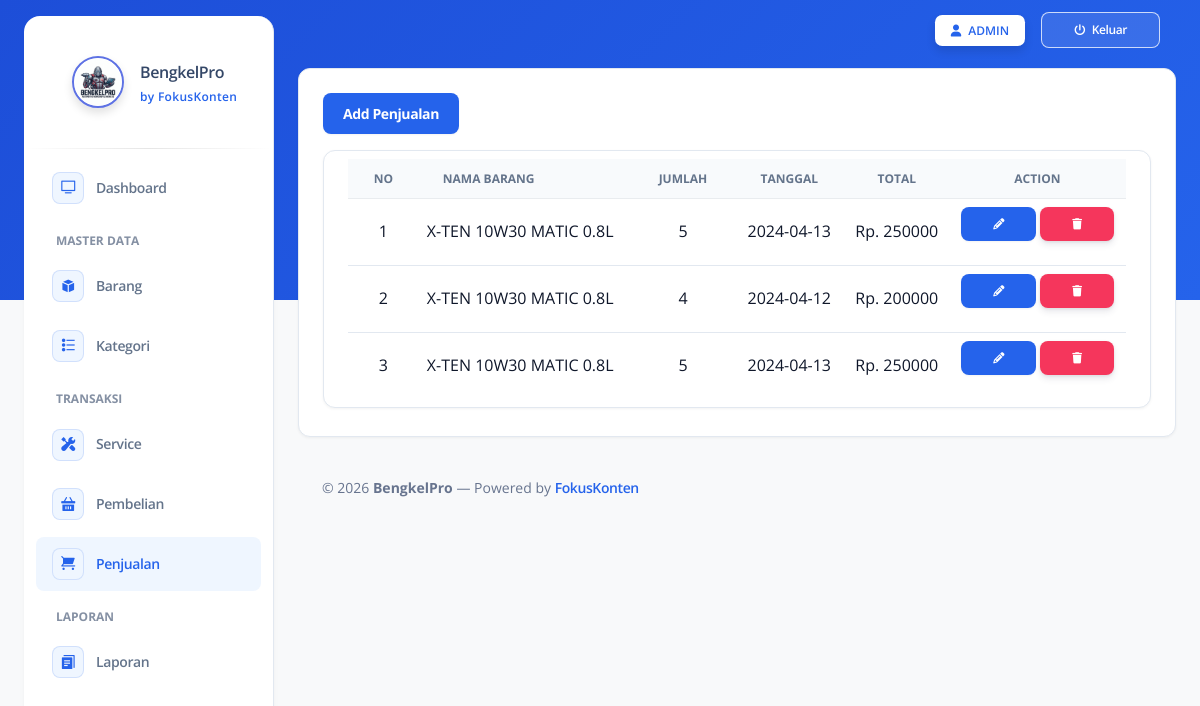
/SOURCE_CODE_APLIKASI/index.php?page=penjualan&act=list (signed in), run on the app's committed database.
### tables this page shows
CREATE TABLE `detail_penjualan` (
  `id_penjualan` int(11) NOT NULL,
  `id_barang` int(11) NOT NULL,
  `tgl` date DEFAULT NULL,
  `jumlah` int(11) NOT NULL,
  `total` int(11) NOT NULL
);

CREATE TABLE `barang` (
  `id_brg` int(11) NOT NULL,
  `nama_brg` varchar(100) NOT NULL,
  `id_kate` int(11) DEFAULT NULL,
  `harga` int(15) NOT NULL,
  `img` varchar(255) DEFAULT NULL,
  `stok` int(3) NOT NULL
);

### SOURCE_CODE_APLIKASI/controllers/KategoriController.php (called while the page is built, shortened)
<?php
   require './config/koneksi.php';
   function query($query)
   {
       global $conn;
       $result = mysqli_query($conn, $query);
       $rows   = array();
       while ($row = mysqli_fetch_assoc($result)) {
           $rows[] = $row;
       }
       return $rows;
   }

### SOURCE_CODE_APLIKASI/public/penjualan.php (the view, shortened to what this page needs)
<div class="container-fluid py-2">
    <div class="row">
        <div class="col-lg-12">
            <div class="card">
                <div class="card-body">
                    <div class="row">
                        <div class="col-lg-3" style="text-align:left; ">
                            <button type="button" class="btn btn-primary" data-bs-toggle="modal" data-bs-target="#addbarang">
                                Add Penjualan
                            </button>
                        </div>
                    </div>
                    <div class="row">
                        <div class="col-12">
                            <div class="card mb-1">
                                <div class="card-body px-4 pt-2 pb-2 ">
                                    <div class="table-container">
                                        <div class="table-responsive">
                                            <table id="basicExample" class="table m-0">
                                                <thead>
                                                    <tr>
                                                        <th class="text-center text-uppercase text-xs font-weight-bolder">No
                                                        </th>
                                                        <th class="text-left text-uppercase text-xs font-weight-bolder">
                                                            Nama Barang</th>
                                                        <th class="text-center text-uppercase text-xs font-weight-bolder">
                                                            Jumlah</th>
                                                        <th class="text-center text-uppercase text-xs font-weight-bolder">
                                                            Tanggal</th>
                                                        <th class="text-center text-uppercase text-xs font-weight-bolder">
                                                            Total</th>
                                                        <th class="text-center text-uppercase text-xs font-weight-bolder">
                                                            Action</th>
                                                    </tr>
                                                </thead>
                                                <tbody>
                                                    <?php
                                                    $no = 1;
                                                    $sql = query("SELECT detail_penjualan.*, barang.*
                                                    FROM detail_penjualan
                                                    INNER JOIN barang ON detail_penjualan.id_barang = barang.id_brg");
                                                    foreach ($sql as $data) :
                                                    ?>
                                                        <tr>
                                                            <td class="text-center"><?= $no++; ?></td>
                                                            <td class="text-left"><?= $data['nama_brg']; ?></td>
                                                            <td class="text-center"><?= $data['jumlah']; ?></td>
                                                            <td class="text-center"><?= $data['tgl']; ?></td>
                                                            <td class="text-center">Rp. <?= $data['total']; ?></td>
                                                            <td class="text-center">
                                                                <a class="btn btn-primary btn-sm" href="?page=penjualan&action=edit&kode=<?= base64_encode($data['id_penjualan']); ?>" data-bs-toggle="modal" data-bs-target="#editbarang-<?= base64_encode($data['id_penjualan']); ?>">
                                                                    <i class="fa fa-pencil" aria-hidden="true"></i>
                                                                </a>
                                                                <a href="?page=penjualan&action=delete&kode=<?= base64_encode($data['id_penjualan']); ?>" class="btn btn-danger btn-sm" onclick="return confirm('Are you sure ?')">
                                                                    <i class="fa fa-trash" aria-hidden="true"></i>
                                                                </a>
                                                            </td>
                                                        <?php
                                                    endforeach;
                                                        ?>
                                                        </tr>
                                                </tbody>
                                            </table>
                                        </div>
                                    </div>
                                </div>
                            </div>
                        </div>
                    </div>
                </div>
            </div>
        </div>
    </div>

### SOURCE_CODE_APLIKASI/assets/css/fokuskonten-theme.css (style rules this page uses)
:root { --fk-primary: #2563eb; --fk-primary-hover: #1d4ed8; --fk-primary-light: #eff6ff; --fk-bg: #f8fafc; --fk-card-bg: #ffffff; --fk-border: #e2e8f0; --fk-text-main: #0f172a; --fk-text-muted: #64748b; }
body { background-color: var(--fk-bg) !important; color: var(--fk-text-main) !important; font-family: 'Open Sans', -apple-system, BlinkMacSystemFont, "Segoe UI", Roboto, sans-serif !important; }
.card { background-color: var(--fk-card-bg) !important; border: 1px solid var(--fk-border) !important; border-radius: 12px !important; box-shadow: 0 1px 3px 0 rgba(0, 0, 0, 0.05) !important; }
.btn-primary, .btn.bg-gradient-primary { background: var(--fk-primary) !important; background-color: var(--fk-primary) !important; border-color: var(--fk-primary) !important; color: #ffffff !important; box-shadow: 0 1px 2px 0 rgba(0, 0, 0, 0.05) !important; }
.table th { background-color: #f8fafc; color: var(--fk-text-muted); font-size: 0.75rem; font-weight: 700; text-transform: uppercase; border-bottom: 1px solid var(--fk-border); }
.table td { border-bottom: 1px solid var(--fk-border); color: var(--fk-text-main); vertical-align: middle; }

### data on the page
detail_penjualan: id_barang.nama_brg "X-TEN 10W30 MATIC 0.8L", jumlah "5", tgl "2024-04-13", total "250000"
detail_penjualan: id_barang.nama_brg "X-TEN 10W30 MATIC 0.8L", jumlah "4", tgl "2024-04-12", total "200000"
detail_penjualan: id_barang.nama_brg "X-TEN 10W30 MATIC 0.8L", jumlah "5", tgl "2024-04-13", total "250000"

### other printed values
$data_nama "ADMIN"
